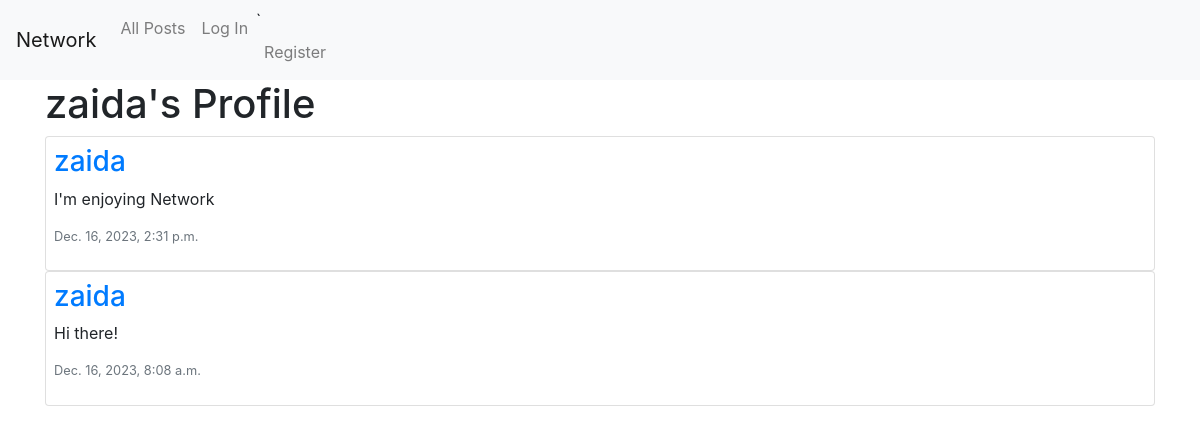
The app's page /profile/1 with its own data.
### network/models.py (models this page shows, shortened)
class User(AbstractUser):
    pass

class Post(models.Model):
    user= models.ForeignKey("User", on_delete=models.CASCADE, related_name='posts')
    content = models.CharField(max_length=300)
    timestamp = models.DateTimeField(auto_now_add=True)

### network/views.py (the view)
# urls.py: path("profile/<int:user_id>", views.profile, name="profile"),
def profile(request, user_id):
    user = User.objects.get(pk=user_id)
    posts = Post.objects.filter(user = user).order_by('id').reverse()
    paginator = Paginator(posts, 10)
    page_number = request.GET.get('page')
    page_obj = paginator.get_page(page_number)
    return render(request, "network/profile.html", {
        'posts': posts,
        'page_obj': page_obj,
        'username': user.username,
        'profile_owner': user,
    })

### network/templates/network/profile.html (shortened to what this page needs)
{% extends "network/layout.html" %} {% load static %} {% block body %}
<div id="title">
  <h1>{{ username }}'s Profile</h1>
</div>
<div id="posts-view">
  <div id="all-posts">
    {% for post in page_obj %}
    <div class="card p-2">
      <h3>
        <a href="{% url 'profile' user_id=post.user.id%}">{{post.user}}</a>
      </h3>
      <p>{{ post.content }}</p>
      <p class="text-secondary lh-1 small">{{ post.timestamp }}</p>
    </div>
    {% empty %}
    <h3>No posts available</h3>
    {% endfor %}
  </div>
</div>
{% endblock %}

### records on screen
User: username "zaida"
Post: user "zaida", content "I'm enjoying Network", timestamp "Dec. 16, 2023, 2:31 p.m."
Post: user "zaida", content "Hi there!", timestamp "Dec. 16, 2023, 8:08 a.m."
